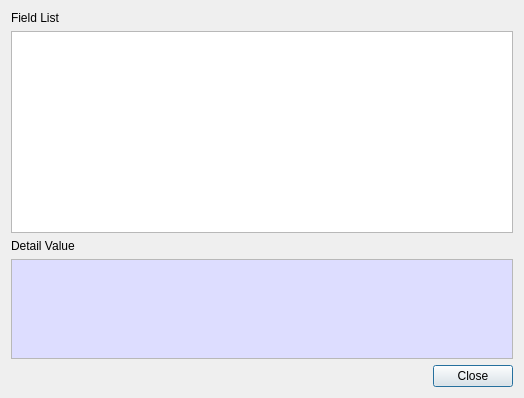
<?xml version="1.0" encoding="UTF-8"?>
<ui version="4.0">
 <class>CSRInfoDlg</class>
 <widget class="QDialog" name="CSRInfoDlg">
  <property name="geometry">
   <rect>
    <x>0</x>
    <y>0</y>
    <width>524</width>
    <height>398</height>
   </rect>
  </property>
  <property name="windowTitle">
   <string>CSR Information</string>
  </property>
  <layout class="QVBoxLayout" name="verticalLayout">
   <item>
    <widget class="QLabel" name="label">
     <property name="text">
      <string>Field List</string>
     </property>
    </widget>
   </item>
   <item>
    <widget class="QTableWidget" name="mFieldTable">
     <property name="minimumSize">
      <size>
       <width>500</width>
       <height>200</height>
      </size>
     </property>
    </widget>
   </item>
   <item>
    <widget class="QLabel" name="label_2">
     <property name="text">
      <string>Detail Value</string>
     </property>
    </widget>
   </item>
   <item>
    <widget class="QPlainTextEdit" name="mDetailText">
     <property name="maximumSize">
      <size>
       <width>16777215</width>
       <height>100</height>
      </size>
     </property>
     <property name="palette">
      <palette>
       <active>
        <colorrole role="Base">
         <brush brushstyle="SolidPattern">
          <color alpha="255">
           <red>221</red>
           <green>221</green>
           <blue>255</blue>
          </color>
         </brush>
        </colorrole>
       </active>
       <inactive>
        <colorrole role="Base">
         <brush brushstyle="SolidPattern">
          <color alpha="255">
           <red>221</red>
           <green>221</green>
           <blue>255</blue>
          </color>
         </brush>
        </colorrole>
       </inactive>
       <disabled>
        <colorrole role="Base">
         <brush brushstyle="SolidPattern">
          <color alpha="255">
           <red>240</red>
           <green>240</green>
           <blue>240</blue>
          </color>
         </brush>
        </colorrole>
       </disabled>
      </palette>
     </property>
     <property name="readOnly">
      <bool>true</bool>
     </property>
    </widget>
   </item>
   <item>
    <layout class="QGridLayout" name="gridLayout">
     <property name="topMargin">
      <number>0</number>
     </property>
     <item row="0" column="1">
      <widget class="QPushButton" name="mCloseBtn">
       <property name="text">
        <string>Close</string>
       </property>
      </widget>
     </item>
     <item row="0" column="0">
      <spacer name="horizontalSpacer">
       <property name="orientation">
        <enum>Qt::Horizontal</enum>
       </property>
       <property name="sizeHint" stdset="0">
        <size>
         <width>40</width>
         <height>20</height>
        </size>
       </property>
      </spacer>
     </item>
    </layout>
   </item>
  </layout>
 </widget>
 <resources/>
 <connections/>
</ui>
